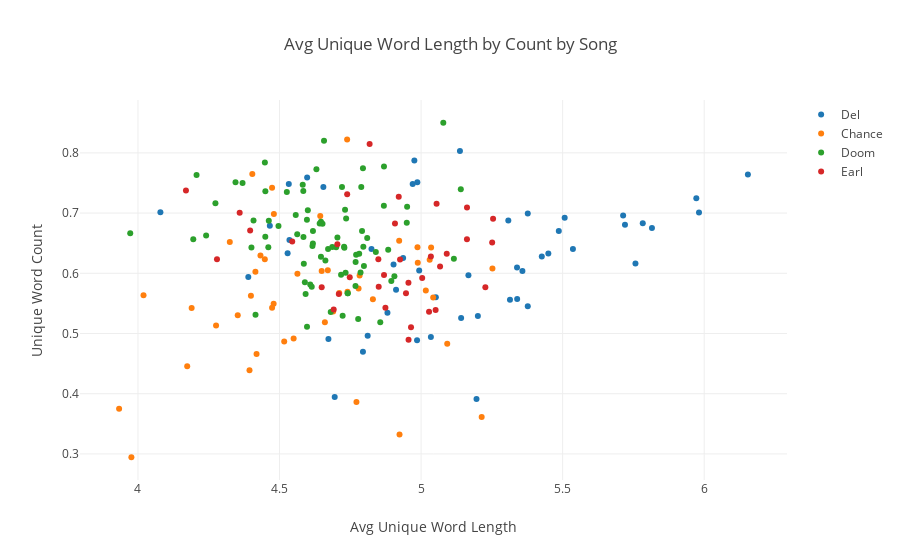

The code cell stored with this chart in its notebook:
### Code cell
unique_count_to_length(sub_works.values())

### Figure 1 — Plotly figure (JSON) as saved in the notebook; plotly's stock layout.template omitted (floating-point values rounded to 4 significant figures)
{"data": [{"hoverinfo": "text", "mode": "markers", "name": "Del", "text": ["Virus", "Positive Contact", "Things You Can Do", "Hoe!", "On the Run Again", "War of the Masses", "Pay the Price", "The Return", "Talent Supercedes", "The Agony", "What Is This Loneliness", "Do You Remember?", "Nobody Can", "Melding of the Minds", "Look Across the Sky", "All We Know", "Catch a Bad One", "No Need for Alarm", "Wack M.C.'s", "Worldwide", "Love is worth", "Don't Forget the Bass", "Jaw Gymnastics", "Shit Talkers *", "Followers *", "Press Rewind", "Time is Too Expensive", "FWA (Fair Weather Associates) *", "Offspring", "Stay On Your Toes", "Catch All This", "Strange Universe", "The Repo Man Sings for You", "Three Emcees", "What's Wrong with This Picture", "Oakland Blackouts", "Off the Record", "Get It", "Food Fight", "Nothing Fake/The Ultimate", "The World's Gone Mad", "Magnetizing", "The Projects (PJays)", "Clint Eastwood", "Preservation", "Fragments", "Undisputed Champs", "'94 Via Satellite", "Ride Slow"], "type": "scatter", "x": [5.314, 5.757, 5.982, 4.903, 5.377, 5.358, 5.339, 5.536, 5.783, 5.72, 6.154, 5.714, 5.972, 5.377, 5.815, 4.976, 5.052, 4.912, 4.695, 4.39, 4.795, 4.986, 5.507, 4.881, 4.673, 5.486, 5.449, 4.529, 5.426, 4.993, 5.339, 5.137, 5.141, 4.987, 4.97, 5.308, 4.598, 4.079, 4.825, 4.533, 5.035, 5.167, 4.466, 5.196, 4.655, 4.811, 4.937, 5.201, 4.535], "y": [0.556, 0.6161, 0.7011, 0.6146, 0.6993, 0.6038, 0.5573, 0.6404, 0.6831, 0.6807, 0.7641, 0.6958, 0.7247, 0.5453, 0.6754, 0.7875, 0.5603, 0.5727, 0.3946, 0.5939, 0.4696, 0.4887, 0.6921, 0.5344, 0.4911, 0.67, 0.633, 0.6335, 0.6277, 0.6048, 0.6096, 0.8031, 0.526, 0.7512, 0.7481, 0.6875, 0.7593, 0.7014, 0.6403, 0.7483, 0.4943, 0.5967, 0.6791, 0.3913, 0.7434, 0.4965, 0.6256, 0.5289, 0.6552]}, {"hoverinfo": "text", "mode": "markers", "name": "Chance", "text": ["Lost", "Acid Rain", "Chain Smoker", "Everything's Good (Good Ass Outro)", "Interlude (That's Love)", "Juice", "Paranoia *", "NaNa", "Cocoa Butter Kisses", "Smoke Again", "Pusha Man", "Favorite Song", "Good Ass Intro", "Everybody's Something", "14,400 Minutes", "Brain Cells", "Juke Juke", "Missing You", "Nostalgia", "Prom Night", "U Got Me Fucked Up", "Hey Ma", "Fuck You Tahm Bout", "Family", "Windows", "Long Time II", "I Am Very Very Lonely", "Same Drugs", "Smoke Break", "Angels", "All Night", "Drown", "Blessings (Reprise)", "How Great", "Finish Line", "Mixtape", "All We Got", "D.R.A.M. Sings Special", "Juke Jam", "No Problem", "Summer Friends", "Blessings", "The Writer", "I Ain't Word", "Israel (Sparring)"], "type": "scatter", "x": [4.02, 5.043, 4.433, 5.214, 4.924, 4.779, 4.988, 4.644, 4.404, 4.448, 4.324, 4.48, 4.772, 4.66, 4.649, 5.252, 4.19, 4.479, 5.035, 5.092, 4.739, 4.399, 4.689, 4.474, 4.55, 4.783, 4.474, 4.276, 4.394, 3.977, 4.174, 4.419, 4.923, 5.017, 4.563, 4.517, 4.415, 3.933, 4.352, 4.74, 4.671, 4.987, 4.711, 4.83, 5.03], "y": [0.5635, 0.5599, 0.6295, 0.3615, 0.3323, 0.5746, 0.6173, 0.6952, 0.7647, 0.6235, 0.652, 0.6983, 0.3862, 0.5189, 0.6037, 0.608, 0.5426, 0.5496, 0.6429, 0.4831, 0.8221, 0.5629, 0.5367, 0.5429, 0.4918, 0.5964, 0.7422, 0.5133, 0.439, 0.2945, 0.4457, 0.4661, 0.654, 0.5714, 0.5994, 0.4869, 0.6027, 0.375, 0.5303, 0.5695, 0.6049, 0.6434, 0.5672, 0.5569, 0.6226]}, {"hoverinfo": "text", "mode": "markers", "name": "Doom", "text": ["Anti-Matter", "Supervillainz", "Absolutely", "More Rhymin'", "Batty-Boys", "Rap Ambush", "Ballskin", "Microwave Mayo", "Lightworks", "Gazillion Ear", "Angelz", "Strange Universe", "Raid", "Strange Ways", "Great Day", "Accordion", "Money Folder", "America's Most Blunted", "Fall Back/Titty Fat", "Space Ho's", "Vats of Urine", "Mince Meat", "Crosshairs", "Perfect Hair", "Bada Bing", "El Chupa Nibre", "No Names", "A.T.H.F.", "Basket Case", "Old School", "Benzie Box", "The Mask", "Sofa King Remix", "El Chupa Nibre Remix", "Perfect Hair II", "Korn Dogs", "Space Ho's (Madlib Remix)", "Entrees: Kookies", "Appetizers: One Beer", "Entrees: Kon Karne", "The Mic", "Who You Think I Am", "The Finest", "Hero V.S. Villain", "Greenbacks", "Go With the Flow", "Beef Rapp", "Deep Fried Frenz", "Kon Queso", "Hoe Cakes", "Rapp Snitch Knishes", "Blunt Drunk (All Outta Ale Remix)", "Angeles", "Ghostwhirl", "Rock Co.Kane Flow", "Chinatown Wars (Like a Renegade)", "Put Your Quarter Up", "Potholderz", "Closer", "Never Dead", "New Beginning", "Get 'Er Done", "Trap Door", " Cellz", "Project Jazz", "November Has Come", "In the Streets", "Highs and Lows *", "Fire Wood Drumstix", "Victory Laps", "Fly That Knot", "Blacklist", "The Unexpected", "Biochemical Equation", "Masquatch", "Ray Gun", "I Hear Voices\t", "Think I Am", "Melody (Remix)"], "type": "scatter", "x": [4.592, 4.195, 4.84, 4.869, 4.786, 5.078, 4.791, 4.949, 4.657, 4.895, 4.731, 4.951, 4.721, 4.796, 4.728, 4.618, 4.771, 4.584, 4.616, 4.741, 4.729, 4.884, 4.597, 4.562, 4.768, 4.662, 4.717, 4.81, 5.116, 4.63, 4.646, 4.462, 4.589, 4.672, 4.45, 4.906, 4.733, 4.769, 4.608, 4.781, 4.778, 4.207, 4.723, 4.681, 4.741, 4.401, 4.704, 4.856, 4.614, 4.415, 4.789, 4.597, 4.642, 4.369, 4.586, 4.345, 4.274, 3.973, 4.557, 4.7, 4.448, 4.408, 4.652, 5.14, 4.496, 4.46, 4.526, 4.795, 4.735, 4.869, 4.798, 4.585, 4.618, 4.45, 4.686, 4.582, 4.646, 4.241, 4.6], "y": [0.5654, 0.6564, 0.6354, 0.7774, 0.6014, 0.85, 0.6703, 0.684, 0.8203, 0.5872, 0.7056, 0.7105, 0.7432, 0.6442, 0.6442, 0.6497, 0.6307, 0.7366, 0.6452, 0.567, 0.6424, 0.6392, 0.6889, 0.6647, 0.579, 0.6212, 0.5974, 0.6587, 0.6241, 0.7727, 0.6856, 0.6872, 0.5852, 0.6402, 0.6608, 0.5952, 0.6011, 0.619, 0.5813, 0.6327, 0.5243, 0.7632, 0.5295, 0.5356, 0.5669, 0.643, 0.6594, 0.5187, 0.5779, 0.5312, 0.7435, 0.5112, 0.6825, 0.75, 0.6157, 0.7513, 0.7162, 0.6667, 0.6968, 0.6432, 0.7838, 0.6877, 0.6823, 0.7394, 0.6786, 0.6433, 0.7348, 0.7744, 0.6911, 0.7124, 0.6121, 0.6605, 0.67, 0.7362, 0.6435, 0.7468, 0.6276, 0.6626, 0.7048]}, {"hoverinfo": "text", "mode": "markers", "name": "Earl", "text": ["Polo Jeans", "New Faces", "Sunday", "Whoa", "Sasquatch", "Hoarse", "Chum", "Guild", "Burgundy", "Centurion", "Pre", "Knight", "20 Wave Caps", "Hive", "Molasses", "Earl", "Pigions", "Couch", "Kill", "Stapleton", "Luper", "epaR", "Moonlight", "AssMilk", "I'm Not Real", "Chordaroy", "CopKiller", "P2", "Between Friends", "Rusty", "Bill", "Stick Up", "Fuck Your Compression", "Super Rich Kids", "Ride Slow"], "type": "scatter", "x": [5.004, 4.956, 4.964, 5.254, 5.091, 5.162, 5.162, 4.869, 4.85, 4.739, 4.691, 5.035, 4.849, 5.067, 4.704, 4.926, 4.955, 5.227, 5.055, 4.874, 4.709, 4.748, 4.649, 5.028, 4.947, 4.396, 4.921, 4.545, 4.908, 4.359, 5.051, 4.169, 5.251, 4.818, 4.279], "y": [0.5922, 0.4898, 0.5102, 0.6905, 0.6324, 0.7093, 0.6565, 0.5972, 0.5779, 0.7314, 0.5399, 0.6277, 0.6235, 0.6111, 0.6481, 0.6229, 0.5843, 0.577, 0.7153, 0.5427, 0.5655, 0.5935, 0.5767, 0.5361, 0.5668, 0.6709, 0.7273, 0.6527, 0.6826, 0.7007, 0.5392, 0.7375, 0.6512, 0.8148, 0.6232]}], "layout": {"hovermode": "closest", "title": "Avg Unique Word Length by Count by Song", "xaxis": {"title": "Avg Unique Word Length"}, "yaxis": {"title": "Unique Word Count"}}}
